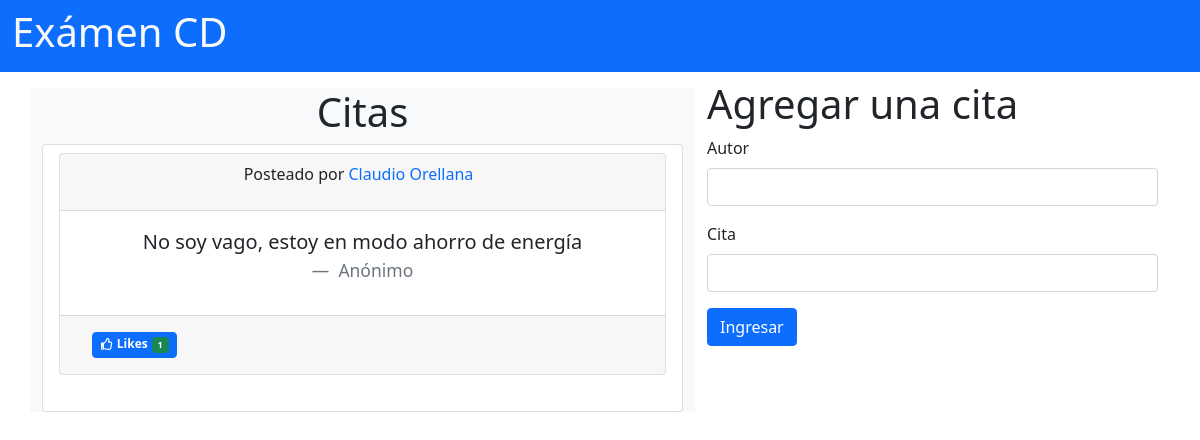
The app's page /muro/, older data.
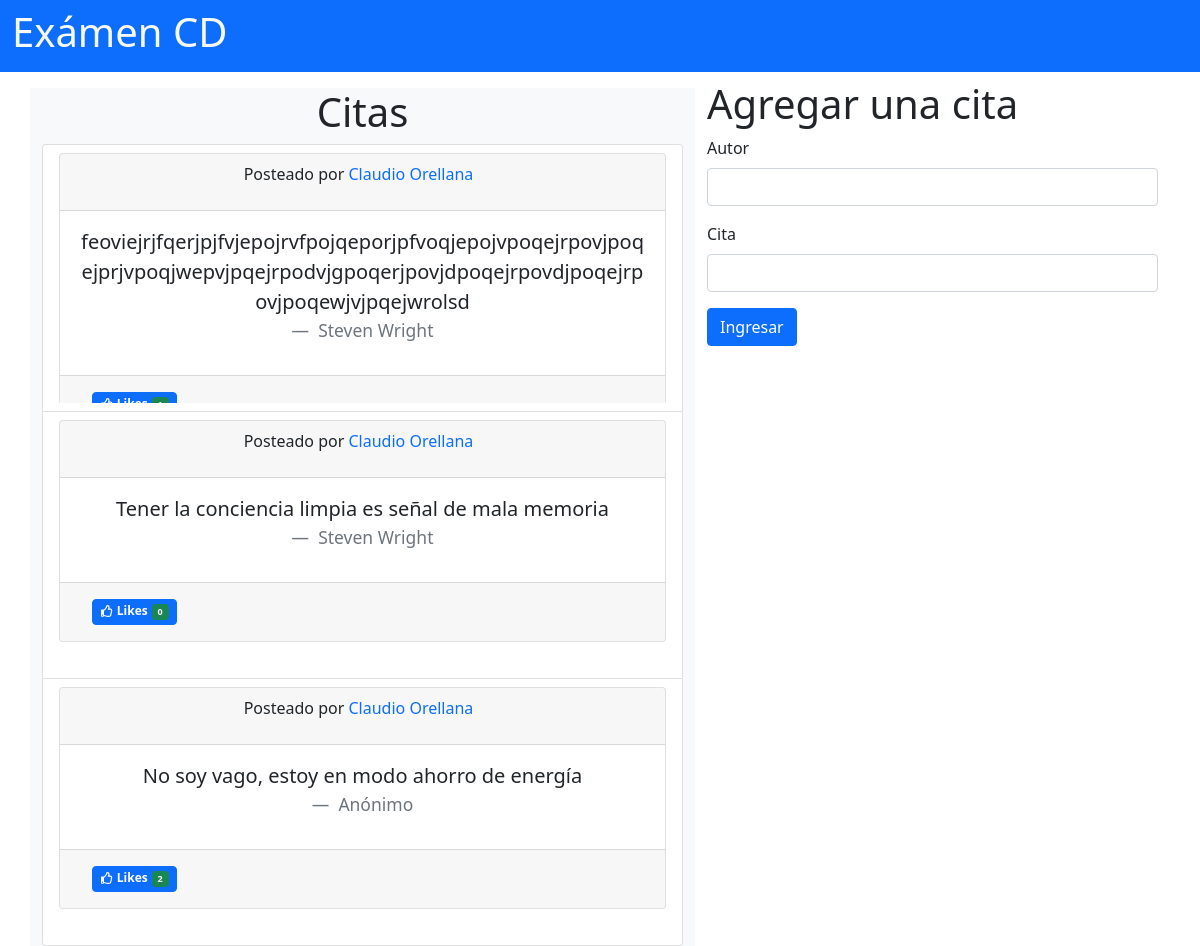
The same page, newer data.
### app/models.py (models this page shows, shortened)
class Cita(models.Model):
    cita= models.CharField(max_length=255)
    autor =models.CharField(max_length=255)
    user = models.ForeignKey(User,related_name = "citas", on_delete = models.CASCADE)
    created_at = models.DateTimeField(auto_now_add=True)
    updated_at = models.DateTimeField(auto_now=True)

class User(models.Model):
    CHOICES = (
        ("user", 'User'),
        ("admin", 'Admin')
    )
    name = models.CharField(max_length=100)
    email = models.EmailField(max_length=255, unique=True)
    role = models.CharField(max_length=255, choices=CHOICES)
    password = models.CharField(max_length=70)
    created_at = models.DateTimeField(auto_now_add=True)
    updated_at = models.DateTimeField(auto_now=True)
    objects = UserManager()

class Me_gusta(models.Model):
    megusta= models.BooleanField()
    user= models.ForeignKey(User,related_name = "likes", on_delete = models.CASCADE)
    cita = models.ForeignKey(Cita,related_name = "citas_likes", on_delete = models.CASCADE)

### app/views.py (the view, shortened to what this page needs)
# urls.py: path('muro/', views.muro),
def muro(request):
    if request.method == 'GET':
        context = {
            'cita_list': Cita.objects.order_by('-created_at'),
        }
        return render(request, 'muro.html', context)

### app/templates/muro.html (shortened to what this page needs)
{% extends "base.html" %}
{% block contenido %}
<div class="row  justify-content-between flex-column-reverse flex-md-row d-md-flex">
  <div class="col-12 col-md-7 bg-light mt-3">
    <h1 class="col text-sm-center">Citas</h1>
    <ul class="mt-2 list-group">
      {% for cita in cita_list %}
      <li class="list-group-item">
        <div id="quote" class="col bordered" style="min-height: 250px;overflow: auto">
          <div class="card text-center">
            <div class="card-header">
              <p class="me-2 ">Posteado por <a href="/user/{{cita.user.id}}/">{{cita.user.name}}</a> </p>
            </div>
            <div class="card-body">
                <figure class="text-center">
                  <blockquote class="blockquote">
                    <p class="text-break">{{cita.cita}}</p>
                    <figcaption class="blockquote-footer">
                      {{cita.autor}} <cite title="Source Title"></cite>
                    </figcaption>
                  </blockquote>
                </figure>
            </div>
            <div class="card-footer text-muted">
              <div class=" d-flex">
                <a id="a" F class="badge bg-primary border border-primary ms-3 py-1 my-2 "
                  href="/muro/{{cita.id}}/"><i class="me-1 far fa-thumbs-up">
                  </i>Likes<span class=" ms-1 badge bg-success">{{cita.citas_likes.all|length}}</span></a>
                </div>
              </div>
            </div>
          </div>
        </li>
        {% empty %}
        <div class="text-center">
          <p>No hay citas todavía</p>
        </div>
      {% endfor %}
  </div>
  <div class="col-12 col-md-5 mt-2">
    <h1>Agregar una cita</h1>
    <form action="/cita/" method="POST">
      <div class="mb-3">
        <label for="autor" class="form-label">Autor</label>
        <input type="text" class="form-control" id="id_autor" name="autor">
      </div>
      <div class="mb-3">
        <label for="cita" class="form-label">Cita</label>
        <input type="text" class="form-control" id="id_cita" name="cita">
      </div>
      <button type="submit" class="btn btn-primary">Ingresar</button>
    </form>
  </div>
</div>
{% endblock %}

### app/templates/base.html (shortened to what this page needs)
<!DOCTYPE html>
<html lang="en">
<head>
  <link href="https://cdn.jsdelivr.net/npm/bootstrap@5.0.2/dist/css/bootstrap.min.css" rel="stylesheet"
>
  <link rel="stylesheet" href="https://cdnjs.cloudflare.com/ajax/libs/toastr.js/latest/toastr.css"
 />
  <link rel="stylesheet" href="https://cdnjs.cloudflare.com/ajax/libs/font-awesome/5.15.4/css/all.min.css">
  {% load static %}
  <link rel="stylesheet" href="{% static 'css/styles.css' %}">
</head>
<body>
  <nav class="navbar navbar-expand-lg navbar-dark bg-primary">
    <div class="container-fluid">
      <h1 class=" text-light">Exámen CD</h1>
    </div>
  </nav>
  <div class="container">
    {% block contenido %}
    {% endblock %}
  </div>
</body>
</html>

### app/static/css/styles.css (style rules this page uses)
a { text-decoration: none; }
#quote { height: 30px; border-radius: 2px; }

Row changes from the older to the newer data that the page shows:
added Cita: user.name "Claudio Orellana", cita "feoviejrjfqerjpjfvjepojrvfpojqeporjpfvoqjepojvpoqejrpovjpoqejprjvpoqjwepvjpqejrpodvjgpoqerjpovjdpoqejrpovdjpoqejrpovjpoqewjvjpqejwrolsd", autor "Steven Wright"
added Cita: user.name "Claudio Orellana", cita "Tener la conciencia limpia es señal de mala memoria", autor "Steven Wright", citas_likes.all|length "0"
computed for Cita "No soy vago, estoy en modo ahorro de energía": citas_likes.all|length "1" → "2"
